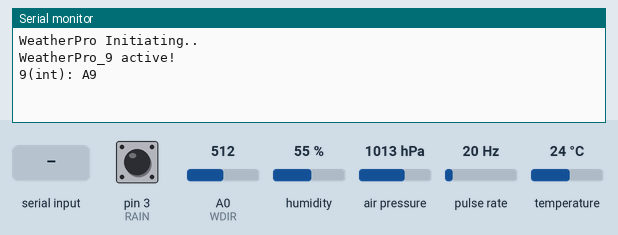
Bench run of a sketch on a simulated Arduino Pro Mini, built with avr-gcc and run on an emulated ATmega328P. On the bench: the last lines printed to the serial monitor. Wiring (inferred from the names in the program): pulse sensor: data pin 2. The inputs (shaded band) are chosen by the test bench; at power-on: pulse rate 20 Hz, temperature 24 °C, air pressure 1013 hPa, A0 (WDIR) = 512, humidity 55 %, pin 3 (RAIN) HIGH.

Above: at 1.2 s.
1.3 s: "1\n" received over the second serial link
At 2.6 s:
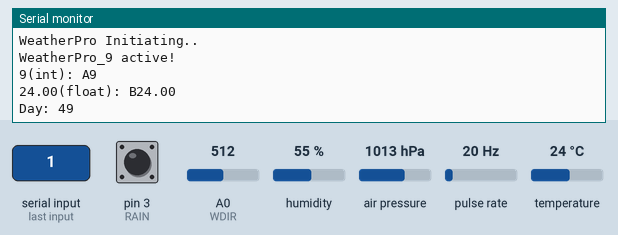
3.5 s: pulse rate (sensor on pin 2) set to 4 Hz
At 4.9 s:
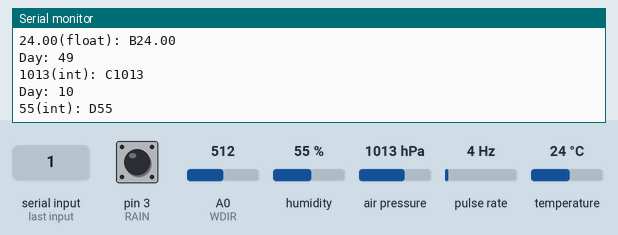
6.5 s: temperature set to 12 °C
At 7.8 s:
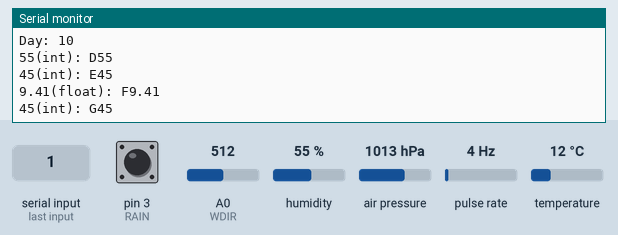
9.5 s: air pressure set to 952 hPa
At 10.9 s:
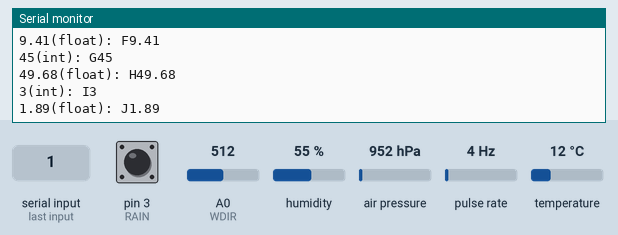
12.5 s: A0 (WDIR) set to 617
At 13.8 s:
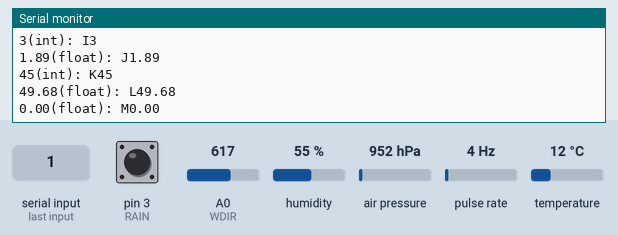
15.5 s: humidity set to 22 %
At 16.9 s:
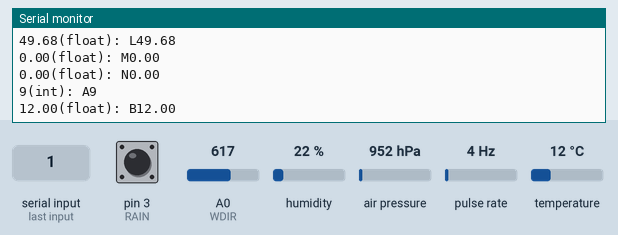

The sketch:

weatherPro_9.ino
```cpp
// (licence header left out)
const int sketchVersion = 9;
boolean printStream = true; // Set to true to print transmited weather data to the serial

#include <SoftwareSerial.h> // For sending data to Huzzah ESP8266
#include <DHT.h>   //Humidity/Temp sensor
#include <SPI.h>
#include <Adafruit_Sensor.h>
#include <Adafruit_BMP280.h>

//define slave i2c address
#define I2C_SLAVE_ADDRESS 9

#define DHTPIN 8     // what digital pin we're connected to-
#define DHTTYPE DHT22   // DHT 11
DHT dht(DHTPIN, DHTTYPE);


#define BMP_SCK 13
#define BMP_MISO 12
#define BMP_MOSI 11
#define BMP_CS 10

// hardware SPI
Adafruit_BMP280 bmp(BMP_CS, BMP_MOSI, BMP_MISO,  BMP_SCK);


//Hardware pin definitions
//-=-=-=-=-=-=-=-=-=-=-=-=-=-=-=-=-=-=-=-=-=-=-=-=-=-=-=-=
// digital I/O pins
const byte WSPEED = 2; // Interrupt Pin. if Uno 3
const byte RAIN = 3; // Interrupt Pin. if Uno 2


// analog I/O pins
const byte WDIR = A0;
//-=-=-=-=-=-=-=-=-=-=-=-=-=-=-=-=-=-=-=-=-=-=-=-=-=-=-=-=

//Global Variables
//-=-=-=-=-=-=-=-=-=-=-=-=-=-=-=-=-=-=-=-=-=-=-=-=-=-=-=-=
long lastSecond; //The millis counter to see when a second rolls by
byte seconds; //When it hits 60, increase the current minute
byte seconds_2m; //Keeps track of the "wind speed/dir avg" over last 2 minutes array of data
byte minutes; //Keeps track of where we are in various arrays of data
byte minutes_10m; //Keeps track of where we are in wind gust/dir over last 10 minutes array of data
byte day;
byte lastDay;

long lastWindCheck = 0;
volatile long lastWindIRQ = 0;
volatile byte windClicks = 0;

//We need to keep track of the following variables:
//Wind speed/dir each update (no storage)
//Wind gust/dir over the day (no storage)
//Wind speed/dir, avg over 2 minutes (store 1 per second)
//Wind gust/dir over last 10 minutes (store 1 per minute)
//Rain over the past hour (store 1 per minute)
//Total rain over date (store one per day)

byte windspdavg[120]; //120 bytes to keep track of 2 minute average

#define WIND_DIR_AVG_SIZE 120
int winddiravg[WIND_DIR_AVG_SIZE]; //120 ints to keep track of 2 minute average
float windgust_10m[10]; //10 floats to keep track of 10 minute max
int windgustdirection_10m[10]; //10 ints to keep track of 10 minute max
volatile float rainHour[60]; //60 floating numbers to keep track of 60 minutes of rain

//These are all the weather values that wunderground expects:
int winddir = 0; // [0-360 instantaneous wind direction]
String windHeading = ""; // get_wind_directionStr();
float windspeedkph = 0; // [kph instantaneous wind speed]
float windgustkph = 0; // [mph current wind gust, using software specific time period]
int windgustdir = 0; // [0-360 using software specific time period]
float windspdkph_avg2m = 0; // [mph 2 minute average wind speed mph]
int winddir_avg2m = 0; // [0-360 2 minute average wind direction]
float windgustkph_10m = 0; // [mph past 10 minutes wind gust mph ]
int windgustdir_10m = 0; // [0-360 past 10 minutes wind gust direction]
int dhtHumidity = 0; // [%]
float dhtTemp = 0;
float tempC = 0; // [temperature C]
float rainmm = 0; // [rain inches over the past hour)] -- the accumulated rainfall in the past 60 min
volatile float dailyrainmm = 0; // [rain inches so far today in local time]
int pressure;


// volatiles are subject to modification by IRQs
volatile unsigned long raintime, rainlast, raininterval, rain;


int AnalogWindDirValue; // I added
byte winddirByte = 45;  // 0-7 to represent the 8 posible positions that it can be at on a compass.


//-=-=-=-=-=-=-=-=-=-=-=-=-=-=-=-=-=-=-=-=-=-=-=-=-=-=-=-=

//Interrupt routines (these are called by the hardware interrupts, not by the main code)
//-=-=-=-=-=-=-=-=-=-=-=-=-=-=-=-=-=-=-=-=-=-=-=-=-=-=-=-=
void rainIRQ()
// Count rain gauge bucket tips as they occur
// Activated by the magnet and reed switch in the rain gauge, attached to input D2
{
  raintime = millis(); // grab current time
  raininterval = raintime - rainlast; // calculate interval between this and last event

  if (raininterval > 10) // ignore switch-bounce glitches less than 10mS after initial edge
  {
    dailyrainmm += 0.2794;  // dailyrainin += 0.011; //Each dump is 0.011" of water (or 0.2794mm)
    rainHour[minutes] += 0.2794; //Increase this minute's amount of rain

    rainlast = raintime; // set up for next event
  }
}

void wspeedIRQ()
// Activated by the magnet in the anemometer (2 ticks per rotation), attached to input D3 ( or D2 for Leonardo )
{
  if (millis() - lastWindIRQ > 10) // Ignore switch-bounce glitches less than 10ms (142MPH max reading) after the reed switch closes
  {
    lastWindIRQ = millis(); //Grab the current time
    windClicks++; //There is 1.492MPH for each click per second.
    // Serial.println(" windClicks:  " + windClicks); // For testing
  }
}


SoftwareSerial mySerial(6, 7); // on esp8266(4, 5); (green wire, yellow wire)

int serial_inc = 0; // Increment through the variables to send via mySerial
char received = 'R';


void setup()
{
  Serial.begin(115200);


  mySerial.begin(115200);


  Serial.println("WeatherPro Initiating..");
  dht.begin(); // Temp & Humidity


  pinMode(WSPEED, INPUT_PULLUP); // input from wind meters windspeed sensor
  pinMode(RAIN, INPUT_PULLUP); // input from wind meters rain gauge sensor


  if (!bmp.begin()) {
    Serial.println("Could not find a valid BMP280 sensor, check wiring!");
    // while (1);
  }

  seconds = 0;
  lastSecond = millis();

  // attach external interrupt pins to IRQ functions
  attachInterrupt(digitalPinToInterrupt(3), rainIRQ, FALLING); // Pin 3 on Arduino Leonardo; Pin 2 on Uno
  attachInterrupt(digitalPinToInterrupt(2), wspeedIRQ, FALLING); // Pin 2 on Arduino Leonardo; Pin 3 on Uno.
  /* Was FALLING, HIGH seems to resolve the spike when the anemometer stops.
     No it doesn't, try to solve it in code. Use an array and delete the highest value in the array, only if it's a large increase
  */

  // turn on interrupts
  interrupts();

  //pinMode(2, INPUT);
  digitalWrite(13, LOW);
  Serial.print("WeatherPro_"); Serial.print(sketchVersion); Serial.println(" active!");

}

void loop()
{


  //Keep track of which minute it is
  if (millis() - lastSecond >= 1000)
  {

    lastSecond += 1000;

    //Take a speed and direction reading every second for 2 minute average
    if (++seconds_2m > 119) seconds_2m = 0;

    //Calc the wind speed and direction every second for 120 second to get 2 minute average
    float currentSpeed = get_wind_speed();
    windspeedkph = currentSpeed;
    //float currentSpeed = random(5); //For testing
    int currentDirection = get_wind_direction();
    windspdavg[seconds_2m] = (int)currentSpeed;
    winddiravg[seconds_2m] = currentDirection;
    //if(seconds_2m % 10 == 0) displayArrays(); //For testing

    //Check to see if this is a gust for the minute
    if (currentSpeed > windgust_10m[minutes_10m])
    {
      windgust_10m[minutes_10m] = currentSpeed;
      windgustdirection_10m[minutes_10m] = currentDirection;
    }

    //Check to see if this is a gust for the day
    if (currentSpeed > windgustkph)
    {
      windgustkph = currentSpeed;
      windgustdir = get_wind_direction(); //get_wind_directionStr(); // currentDirection;
    }

    if (++seconds > 59)
    {
      seconds = 0;

      if (++minutes > 59) {
        minutes = 0;
        Serial.println("minute");
        //printWeather(); //Report all readings every minute
      }
      if (++minutes_10m > 9) minutes_10m = 0;

      rainHour[minutes] = 0; //Zero out this minute's rainfall amount
      windgust_10m[minutes_10m] = 0; //Zero out this minute's gust
    }

    //Report all readings every second
    printWeather();
    receiveDay();
  }


  delay(100);
  // Instead of delay();
  // lowPower.powerDown(SLEEP_FOREVER, ADC_OFF, SPI_OFF, USART0_OFF, TWI_ON); // TWI could act as the sleep interrupter, if WiDo is connected vis i2c (TWI) then when it sends it's request every 5mins it wakes it up. Every 30mins in dark hours.
  // or slave merely takes an 8s break and sends wake up call to WiDo every 5mins.
  // lowPower.powerDown(SLEEP_8s, ADC_OFF, BOD_OFF);


}


//Calculates each of the variables that wunderground is expecting
void calcWeather()
{
  //Calc winddir
  winddir = get_wind_direction();
  windHeading = get_wind_directionStr();

  //Calc windspeed
  //windspeedmph = get_wind_speed(); //This is calculated in the main loop

  //Calc windgustmph
  //Calc windgustdir
  //These are calculated in the main loop

  //Calc windspdmph_avg2m
  float temp = 0;
  for (int i = 0 ; i < 120 ; i++)
    temp += windspdavg[i];
  temp /= 120.0;
  windspdkph_avg2m = temp;

  //Calc winddir_avg2m, Wind Direction
  //You can't just take the average. Google "mean of circular quantities" for more info
  //We will use the Mitsuta method because it doesn't require trig functions
  //And because it sounds cool.
  //Based on: http://abelian.org/vlf/bearings.html
  //Based on: http://stackoverflow.com/questions/1813483/averaging-angles-again
  long sum = winddiravg[0];
  int D = winddiravg[0];
  for (int i = 1 ; i < WIND_DIR_AVG_SIZE ; i++)
  {
    int delta = winddiravg[i] - D;

    if (delta < -180)
      D += delta + 360;
    else if (delta > 180)
      D += delta - 360;
    else
      D += delta;

    sum += D;
  }
  winddir_avg2m = sum / WIND_DIR_AVG_SIZE;
  if (winddir_avg2m >= 360) winddir_avg2m -= 360;
  if (winddir_avg2m < 0) winddir_avg2m += 360;

  //Calc windgustmph_10m
  //Calc windgustdir_10m
  //Find the largest windgust in the last 10 minutes
  windgustkph_10m = 0;
  windgustdir_10m = 0;
  //Step through the 10 minutes
  for (int i = 0; i < 10 ; i++)
  {
    if (windgust_10m[i] > windgustkph_10m)
    {
      windgustkph_10m = windgust_10m[i];
      windgustdir_10m = windgustdirection_10m[i];
    }
  }


  // Reading temperature or humidity takes about 250 milliseconds!
  // Sensor readings may also be up to 2 seconds 'old' (its a very slow sensor)
  dhtHumidity = dht.readHumidity();
  // dhtHumidity = 45; // for testing
 // Serial.print("dhtHumidity:  "); Serial.print(dhtHumidity); Serial.println(" %");

  // Read temperature as Celsius (the default)
  dhtTemp = dht.readTemperature(); // testing dhtTemp = 13;
  //Serial.print("dhtTemp:  "); Serial.print(dhtTemp); Serial.println(" *C");

  // Check if any reads failed and exit early (to try again).
  if (isnan(dhtHumidity) || isnan(dhtTemp)) {  // int   isnan(double __x) // returns 1 if "not a number"
    Serial.println("Failed to read from DHT sensor!");
    return;
  }


  //Total rainfall for the day is calculated within the interrupt
  //Calculate amount of rainfall for the last 60 minutes
  rainmm = 0;
  for (int i = 0 ; i < 60 ; i++)
    rainmm += rainHour[i];


  float pressureRAW =  bmp.readPressure();
  pressure = round(pressureRAW / 100); // Convert to hPa and round to an int

  //  Serial.print("Pressure = ");
  // Serial.print(pressure);
  //Serial.println(" hPa"); // eg: Pressure = 101097.39 Pa
}


//Returns the instataneous wind speed
float get_wind_speed()
{
  float deltaTime = millis() - lastWindCheck; //750ms

  deltaTime /= 1000.0; //Covert to seconds

  float windSpeed = (float)windClicks / deltaTime; //3 / 0.750s = 4

  windClicks = 0; //Reset and start watching for new wind
  lastWindCheck = millis();

  // windSpeed *= 1.492; //4 * 1.492 = 5.968MPH  // If the switch is closed once per second then the speed is 1.492 MPH or 2.4011412 km/h
  windSpeed *= 2.4011412; //  e.g. 4 * 2.4011412 = 9.604565 km/h

  // Serial.println();
  // Serial.print("Wind Speed kph:");
  // Serial.println(windSpeed);

  return (windSpeed);
}

//Read the wind direction sensor, return heading in degrees
int get_wind_direction()
{
  unsigned int adc;

  adc = analogRead(WDIR); // get the current reading from the sensor
  AnalogWindDirValue = adc;  // For testing raw analog value

  // The following table is ADC readings for the wind direction sensor output, sorted from low to high.
  // Each threshold is the midpoint between adjacent headings. The output is degrees for that ADC reading.
  // Note that these are not in compass degree order! See Weather Meters datasheet for more information.

  // The Weather Station I purchased from JayCar has an acuracy to 8 position instead of 16.
  // New analog readings since setting it up with the ArduinoPro. I added 10 to each value to increase its range in just case.
  if (adc < 565)  return (45); // NE   if (adc < 360)
  if (adc < 607)  return (135); // SE  if (adc < 387)
  if (adc < 657)  return (90); // E  if (adc < 420)
  if (adc < 759)  return (315); // NW  if (adc < 487)
  if (adc < 803)  return (0); // N  if (adc < 518)
  if (adc < 843)  return (225); // SW  if (adc < 543)
  if (adc < 900)  return (180); // S  if (adc < 582)
  if (adc < 957)  return (270); // W  if (adc < 620)

  return (-1); // error, disconnected?

}
//Read the wind direction sensor, return heading in degrees
String get_wind_directionStr()
{
  unsigned int adc;

  adc = analogRead(WDIR); // get the current reading from the sensor
  AnalogWindDirValue = adc;  // For testing raw analog value

  // The following table is ADC readings for the wind direction sensor output, sorted from low to high.
  // Each threshold is the midpoint between adjacent headings. The output is degrees for that ADC reading.
  // Note that these are not in compass degree order! See Weather Meters datasheet for more information.

  // The Weather Station I purchased from JayCar has an acuracy to 8 position instead of 16.
  // New analog readings since setting it up with the ArduinoPro. I added 10 to each value to increase its range just in case.
  if (adc < 565)  return "045"; // return (045); // NE   if (adc < 360)
  if (adc < 607)  return "135"; //  return (135); // SE  if (adc < 387)
  if (adc < 657)  return "090"; // return (090); // E  if (adc < 420)
  if (adc < 759)  return "315"; // return (315); // NW  if (adc < 487)
  if (adc < 803)  return "000"; //  return (000); // N  if (adc < 518)
  if (adc < 843)  return "225"; //  return (225); // SW  if (adc < 543)
  if (adc < 900)  return "180"; //  return (180); // S  if (adc < 582)
  if (adc < 957)  return "270"; //  return (270); // W  if (adc < 620)

  return ("-1"); // error, disconnected?
}


//Prints the various variables directly to the port
//I don't like the way this function is written but Arduino doesn't support floats under sprintf
void printWeather()
{
  calcWeather(); //Go calc all the various sensors

  serialSend();  // mySerial.print  now in main loop, every 1min

  // Serial.print("(testing) Analog Wind Direction: "); // testing
  // Serial.println(AnalogWindDirValue);  // testing
  // Serial.print(F("\"winddir\":\"")); // testing
  // Serial.print(winddir); // testing
}


void serialSend() {

  noInterrupts();

  //Serial.print(serial_inc); Serial.print(": ");
  switch (serial_inc) {
    case 1:
      serialString("B", dhtTemp); // tempC: bmp sensor
      break;
    case 2:
      serialString("C", pressure);
      break;
    case 3:
      serialString("D", dhtHumidity);
      break;
    case 4:
      serialString("E", winddir);
      break;
    case 5:
      serialString("F", windspeedkph);
      break;
    case 6:
      serialString("G", windgustdir);
      break;
    case 7:
      serialString("H", windgustkph);
      break;
    case 8:
      serialString("I", winddir_avg2m);
      break;
    case 9:
      serialString("J", windspdkph_avg2m);
      break;
    case 10:
      serialString("K", windgustdir_10m);
      break;
    case 11:
      serialString("L", windgustkph_10m);
      break;
    case 12:
      serialString("M", rainmm);
      break;
    case 13:
      serialString("N", dailyrainmm);
      break;
    default:
      serialString("A", sketchVersion);
      break;
  }
  interrupts();

  serial_inc ++; // Cycle through the data set
  if (serial_inc == 14) serial_inc = 0;


  delay(10);
}

void serialString(String key, int value) {
  String data = key + String(value) + "\n";
  mySerial.print(data);
  if (printStream) {
    Serial.print(value); Serial.print("(int): "); Serial.println(data);
  }
}
void serialString(String key, float value) {
  String data = key + String(value) + "\n";
  mySerial.print(data);
  if (printStream) {
    Serial.print(value); Serial.print("(float): "); Serial.println(data);
  }
}


void receiveDay() {
  if (mySerial.available()) {
    day = mySerial.read();
    Serial.print("Day: "); Serial.println(day);
  }
  if (day != lastDay) {
    lastDay = day;
    dailyrainmm = 0;
  }
}


/*
  B 1 = tempC
  C 2 = pressure
  D 3 = humidity
  E 4 = winddir
  F 5 = windspeedkph
  G 6 = windgustdir
  H 7 = windgustkph
  I 8 = winddir_avg2m
  J 9 = windspdkph_avg2m
  K 10 = windgustdir_10m
  L 11 = windgustkph_10m
  M 12 = rainmm
  N 13 = dailyrainmm  */
```

Measured:
- after the input at 1.3 s, the serial monitor: prints a new line after 0.74 s (image 1)
